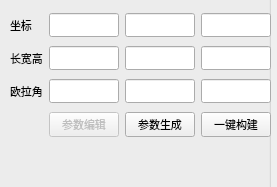
            <widget class="QWidget" name="page_9">
             <property name="geometry">
              <rect>
               <x>0</x>
               <y>0</y>
               <width>277</width>
               <height>187</height>
              </rect>
             </property>
             <attribute name="label">
              <string>节点信息</string>
             </attribute>
             <widget class="QGroupBox" name="groupBox_19">
              <property name="geometry">
               <rect>
                <x>-20</x>
                <y>-20</y>
                <width>291</width>
                <height>211</height>
               </rect>
              </property>
              <property name="font">
               <font>
                <family>Agency FB</family>
                <pointsize>8</pointsize>
               </font>
              </property>
              <property name="title">
               <string/>
              </property>
              <widget class="QWidget" name="gridLayoutWidget_2">
               <property name="geometry">
                <rect>
                 <x>30</x>
                 <y>30</y>
                 <width>261</width>
                 <height>131</height>
                </rect>
               </property>
               <layout class="QGridLayout" name="gridLayout_2">
                <property name="rightMargin">
                 <number>0</number>
                </property>
                <item row="1" column="0">
                 <widget class="QLabel" name="label_24">
                  <property name="font">
                   <font>
                    <family>Agency FB</family>
                    <pointsize>8</pointsize>
                   </font>
                  </property>
                  <property name="text">
                   <string>长宽高</string>
                  </property>
                 </widget>
                </item>
                <item row="2" column="0">
                 <widget class="QLabel" name="label_7">
                  <property name="font">
                   <font>
                    <family>Agency FB</family>
                    <pointsize>8</pointsize>
                   </font>
                  </property>
                  <property name="text">
                   <string>欧拉角</string>
                  </property>
                 </widget>
                </item>
                <item row="2" column="2">
                 <widget class="QLineEdit" name="YRotate"/>
                </item>
                <item row="0" column="2">
                 <widget class="QLineEdit" name="YPosition"/>
                </item>
                <item row="1" column="1">
                 <widget class="QLineEdit" name="Length"/>
                </item>
                <item row="0" column="3">
                 <widget class="QLineEdit" name="ZPosition"/>
                </item>
                <item row="2" column="1">
                 <widget class="QLineEdit" name="XRotate"/>
                </item>
                <item row="2" column="3">
                 <widget class="QLineEdit" name="ZRotate"/>
                </item>
                <item row="0" column="1">
                 <widget class="QLineEdit" name="XPosition"/>
                </item>
                <item row="0" column="0">
                 <widget class="QLabel" name="label_25">
                  <property name="font">
                   <font>
                    <family>Agency FB</family>
                    <pointsize>8</pointsize>
                   </font>
                  </property>
                  <property name="text">
                   <string>坐标</string>
                  </property>
                 </widget>
                </item>
                <item row="1" column="2">
                 <widget class="QLineEdit" name="Width"/>
                </item>
                <item row="1" column="3">
                 <widget class="QLineEdit" name="Height"/>
                </item>
                <item row="3" column="1">
                 <widget class="QPushButton" name="btn_edit_cube">
                  <property name="enabled">
                   <bool>false</bool>
                  </property>
                  <property name="font">
                   <font>
                    <family>Agency FB</family>
                    <pointsize>8</pointsize>
                   </font>
                  </property>
                  <property name="text">
                   <string>参数编辑</string>
                  </property>
                 </widget>
                </item>
                <item row="3" column="2">
                 <widget class="QPushButton" name="btn_add_cube">
                  <property name="enabled">
                   <bool>true</bool>
                  </property>
                  <property name="font">
                   <font>
                    <family>Agency FB</family>
                    <pointsize>8</pointsize>
                   </font>
                  </property>
                  <property name="text">
                   <string>参数生成</string>
                  </property>
                 </widget>
                </item>
                <item row="3" column="3">
                 <widget class="QPushButton" name="boom">
                  <property name="font">
                   <font>
                    <family>Agency FB</family>
                    <pointsize>8</pointsize>
                   </font>
                  </property>
                  <property name="text">
                   <string>一键构建</string>
                  </property>
                 </widget>
                </item>
               </layout>
              </widget>
             </widget>
            </widget>
